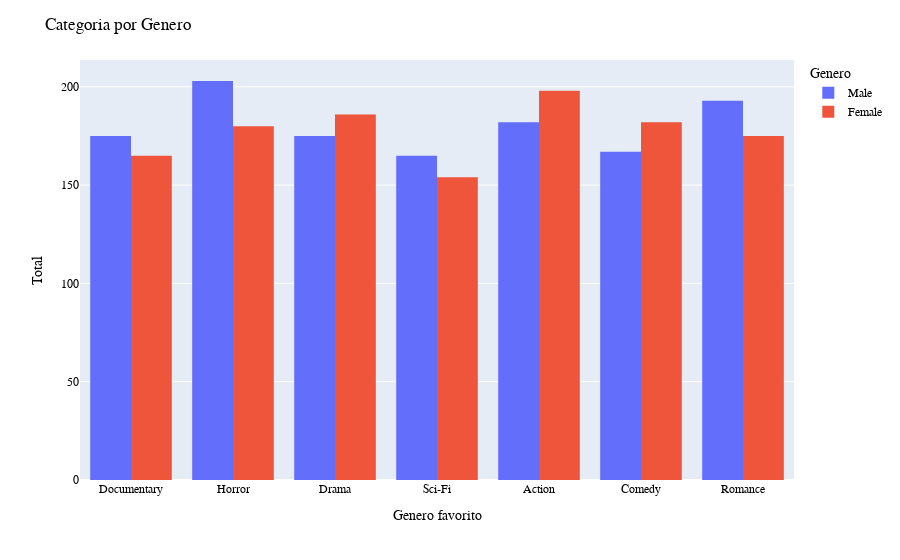

Notebook cell for this chart:
### Code cell
fig = px.histogram(df, x ='Genero favorito', 
                   color='Genero',
                   barmode='group')

counts = df.groupby(['Genero favorito', 'Genero']).size().reset_index(name='Count')


fig.update_layout(                                   # função é usada para atualizar o layout de um gráfico Plotly
    title='Categoria por Genero',
    xaxis_title='Genero favorito',
    yaxis_title='Total',
    font={'color':'Black', 'size':12,'family':'Courrier New'}
    )
fig.show()

### Figure 1 — Plotly figure (JSON) as saved in the notebook; plotly's stock layout.template omitted (floating-point values rounded to 4 significant figures; data arrays with more than 128 entries replaced by an {"elided": "..."} marker saying what was removed)
{"data": [{"alignmentgroup": "True", "bingroup": "x", "hovertemplate": "Genero=Male<br>Genero favorito=%{x}<br>count=%{y}<extra></extra>", "legendgroup": "Male", "marker": {"color": "#636efa", "pattern": {"shape": ""}}, "name": "Male", "offsetgroup": "Male", "orientation": "v", "showlegend": true, "type": "histogram", "x": {"elided": "1260 str values"}, "xaxis": "x", "yaxis": "y"}, {"alignmentgroup": "True", "bingroup": "x", "hovertemplate": "Genero=Female<br>Genero favorito=%{x}<br>count=%{y}<extra></extra>", "legendgroup": "Female", "marker": {"color": "#EF553B", "pattern": {"shape": ""}}, "name": "Female", "offsetgroup": "Female", "orientation": "v", "showlegend": true, "type": "histogram", "x": {"elided": "1240 str values"}, "xaxis": "x", "yaxis": "y"}], "layout": {"barmode": "group", "font": {"color": "Black", "family": "Courrier New", "size": 12}, "legend": {"title": {"text": "Genero"}, "tracegroupgap": 0}, "margin": {"t": 60}, "title": {"text": "Categoria por Genero"}, "xaxis": {"anchor": "y", "domain": [0, 1], "title": {"text": "Genero favorito"}}, "yaxis": {"anchor": "x", "domain": [0, 1], "title": {"text": "Total"}}}}
